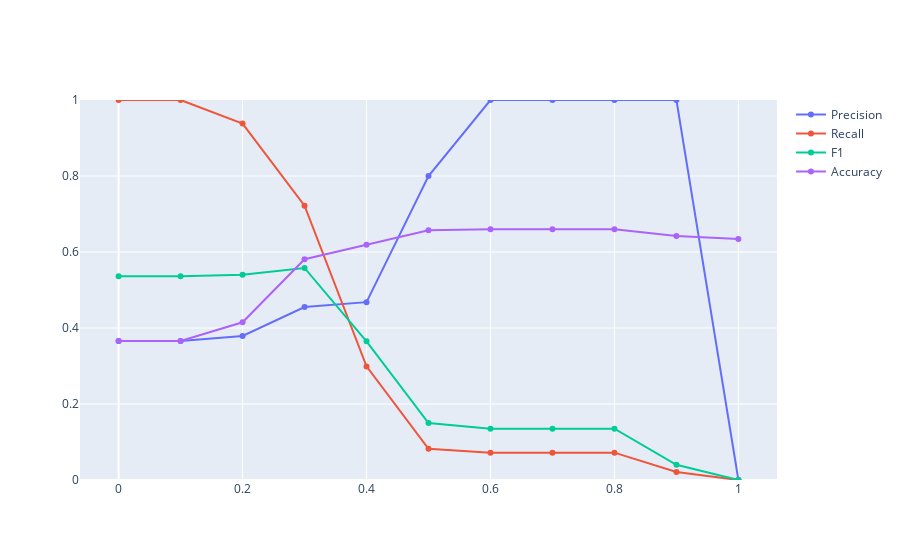

Notebook cell for this chart:
### Markdown cell above
> **Logistic Regression Model**
> 1. calculate performance metrics for multiple values of threshold
> 2. Choose the best value of threshold based on accuracy and Precision

### Code cell
%%capture --no-display 
# above line is to avoid warning message due to division by 0

lr_model_metrics= train_test_metrics_classification(lr_model,X_test,y_test)

### Figure 1 — Plotly figure (JSON) as saved in the notebook; plotly's stock layout.template omitted (floating-point values rounded to 4 significant figures)
{"data": [{"mode": "lines+markers", "name": "Precision", "type": "scatter", "x": [0, 0.1, 0.2, 0.3, 0.4, 0.5, 0.6, 0.7, 0.8, 0.9, 1], "y": [0.366, 0.366, 0.379, 0.455, 0.468, 0.8, 1, 1, 1, 1, 0]}, {"mode": "lines+markers", "name": "Recall", "type": "scatter", "x": [0, 0.1, 0.2, 0.3, 0.4, 0.5, 0.6, 0.7, 0.8, 0.9, 1], "y": [1, 1, 0.938, 0.722, 0.299, 0.082, 0.072, 0.072, 0.072, 0.021, 0]}, {"mode": "lines+markers", "name": "F1", "type": "scatter", "x": [0, 0.1, 0.2, 0.3, 0.4, 0.5, 0.6, 0.7, 0.8, 0.9, 1], "y": [0.536, 0.536, 0.54, 0.558, 0.365, 0.15, 0.135, 0.135, 0.135, 0.04, 0]}, {"mode": "lines+markers", "name": "Accuracy", "type": "scatter", "x": [0, 0.1, 0.2, 0.3, 0.4, 0.5, 0.6, 0.7, 0.8, 0.9, 1], "y": [0.366, 0.366, 0.415, 0.581, 0.619, 0.657, 0.66, 0.66, 0.66, 0.642, 0.634]}], "layout": {"yaxis": {"range": [0, 1]}}}
